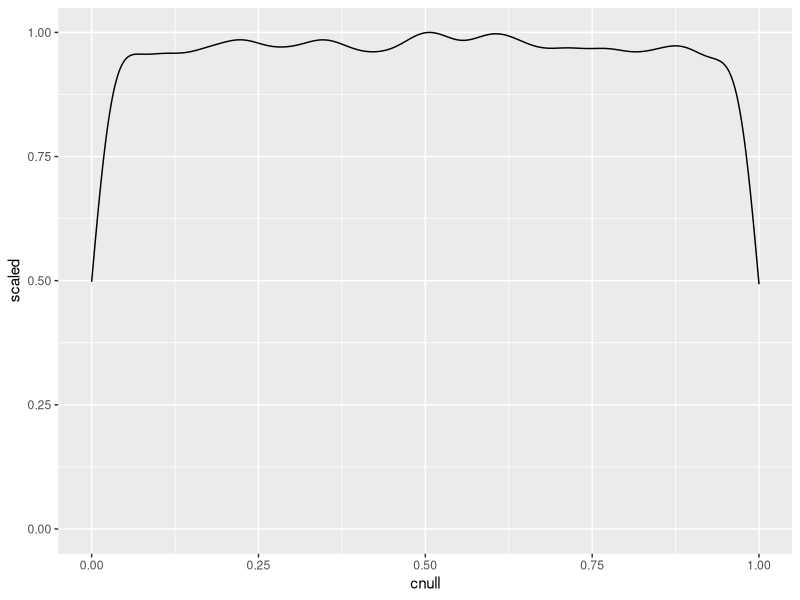
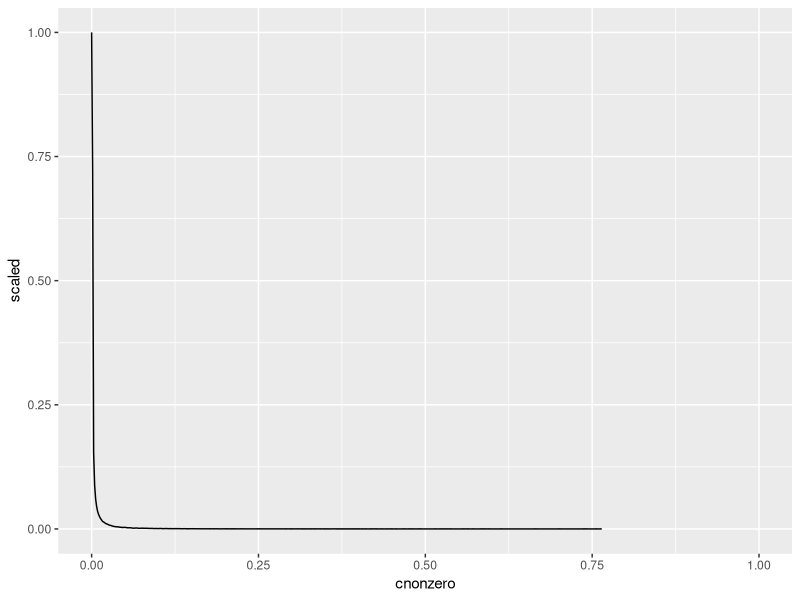

Source code (R) for these figures, in order:
## ---- chunk 1
library(tidyr)
library(dplyr)
library(purrr)
library(ggplot2)
## ---- chunk 2
sample_normal_vector <- function(n_len, c){
  rnorm(n = n_len, mean = 0, sd = 1) + c
}

N = 100000
n = 50
c_null = rep(0, times = N)
c_nonzero = rep(0.5, times = N)
sample_ndim_vectors <- function(c) sample_normal_vector(n, c)
vnorm_cnull <- map(c_null, sample_ndim_vectors)
vnorm_cnonzero <- map(c_nonzero, sample_ndim_vectors)
## ---- chunk 3
twotailed_pvalue <- function(ybar, n_len){
  zscore <- (ybar*sqrt(n_len)) |> abs()
  1 - 2*pnorm(-zscore)
}
onesided_pvalue <- function(c, ybar, n_len){
  zscore <- (ybar*sqrt(n_len))
  if(c > 0) {
    1 - pnorm(zscore)
  }else if(c < 0){
    pnorm(zscore)
  }else{
    twotailed_pvalue(ybar, nlen)
  }
}

sample_to_mean_cnull <- map_dbl(vnorm_cnull, sum)/n
sample_to_mean_cnonzero <- map_dbl(vnorm_cnonzero, sum)/n

pvalue_cnull <- modify(sample_to_mean_cnull, twotailed_pvalue, n_len = n)
pvalue_cnonzero <- map2_dbl(c_nonzero, sample_to_mean_cnonzero, onesided_pvalue, 
                          n_len = n)

data_pvalue <- data.frame(cnull = pvalue_cnull, cnonzero = pvalue_cnonzero)
## ---- chunk 4
ggplot(data = data_pvalue, aes(x = cnull)) +
  geom_density(aes(y = after_stat(scaled))) + 
  coord_cartesian(xlim = c(0,1), ylim = c(0,1))

ggplot(data = data_pvalue, aes(x = cnonzero)) +
  geom_density(aes(y = after_stat(scaled))) +
  coord_cartesian(xlim = c(0,1), ylim = c(0,1))
## ---- chunk 5
decision_function <- function(c, pvalue, alpha){
  if(c != 0){ # H1 is true
    if_else(pvalue < alpha, 'TN', 'FP')
  }else{ # H0 is true
    if_else(pvalue < alpha, 'FN', 'TP')
  }
}

proper_test <- function(c, ybar, n_len){
  if(c != 0){
    onesided_pvalue(c, ybar, n_len)
  }else{
    twotailed_pvalue(ybar, n_len)
  }
}

sample_fdr_cnull <- function(N, n, alpha){
  c_decision <- runif(N)
  c_null = if_else(c_decision < 0.5, 0, 0.5)
  
  sample_ndim_vectors <- function(c) sample_normal_vector(n, c)
  vnorm_cnull <- map(c_null, sample_ndim_vectors)
  
  sample_to_mean_cnull <- map_dbl(vnorm_cnull, sum)/n
  

  
  pvalue_cnull <- map_vec(sample_to_mean_cnull, 
                           twotailed_pvalue, n_len = n)
  decision <- map2_vec(c_null, pvalue_cnull, decision_function,
                      alpha = alpha)
  
  V = sum(decision == 'FN')
  R = sum(decision == 'FN') + sum(decision == 'TN')
  V/max(R,1)
}

estimate_fdr_cnull <- function(iter, N, n, alpha, bonferroni = FALSE){
  if(bonferroni == TRUE){
    alpha <- alpha / N
  }
  fdr <- map_vec(rep(N, times = iter), sample_fdr_cnull,
                n = n, alpha = alpha)
  mean(fdr)
}

estimate_fdr_cnull(1000, 10, 50, 0.05, bonferroni = FALSE)
estimate_fdr_cnull(1000, 10, 50, 0.05, bonferroni = TRUE)
